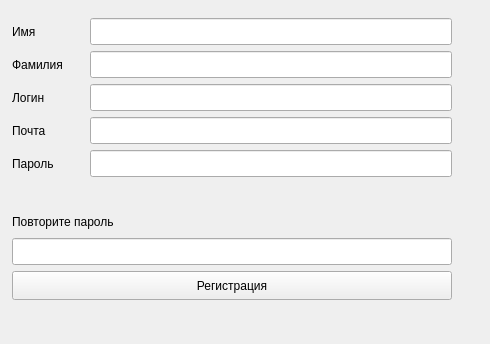
<?xml version="1.0" encoding="UTF-8"?>
<ui version="4.0">
 <class>registr</class>
 <widget class="QWidget" name="registr">
  <property name="geometry">
   <rect>
    <x>0</x>
    <y>0</y>
    <width>490</width>
    <height>344</height>
   </rect>
  </property>
  <property name="windowTitle">
   <string>Form</string>
  </property>
  <widget class="QLabel" name="label_5">
   <property name="geometry">
    <rect>
     <x>12</x>
     <y>117</y>
     <width>72</width>
     <height>27</height>
    </rect>
   </property>
   <property name="text">
    <string>Почта</string>
   </property>
  </widget>
  <widget class="QLabel" name="label_2">
   <property name="geometry">
    <rect>
     <x>12</x>
     <y>84</y>
     <width>72</width>
     <height>27</height>
    </rect>
   </property>
   <property name="text">
    <string>Логин</string>
   </property>
  </widget>
  <widget class="QLabel" name="label_6">
   <property name="geometry">
    <rect>
     <x>12</x>
     <y>18</y>
     <width>72</width>
     <height>27</height>
    </rect>
   </property>
   <property name="text">
    <string>Имя</string>
   </property>
  </widget>
  <widget class="QLabel" name="label">
   <property name="geometry">
    <rect>
     <x>12</x>
     <y>51</y>
     <width>72</width>
     <height>27</height>
    </rect>
   </property>
   <property name="text">
    <string>Фамилия</string>
   </property>
  </widget>
  <widget class="QLabel" name="label_7">
   <property name="geometry">
    <rect>
     <x>12</x>
     <y>183</y>
     <width>72</width>
     <height>22</height>
    </rect>
   </property>
   <property name="text">
    <string/>
   </property>
  </widget>
  <widget class="QLineEdit" name="lineEdit_2">
   <property name="geometry">
    <rect>
     <x>90</x>
     <y>84</y>
     <width>362</width>
     <height>27</height>
    </rect>
   </property>
  </widget>
  <widget class="QLineEdit" name="lineEdit_4">
   <property name="geometry">
    <rect>
     <x>12</x>
     <y>238</y>
     <width>440</width>
     <height>27</height>
    </rect>
   </property>
   <property name="maxLength">
    <number>10000</number>
   </property>
   <property name="echoMode">
    <enum>QLineEdit::Password</enum>
   </property>
  </widget>
  <widget class="QPushButton" name="pushButton">
   <property name="geometry">
    <rect>
     <x>12</x>
     <y>271</y>
     <width>440</width>
     <height>29</height>
    </rect>
   </property>
   <property name="text">
    <string>Регистрация</string>
   </property>
  </widget>
  <widget class="QLineEdit" name="lineEdit">
   <property name="geometry">
    <rect>
     <x>90</x>
     <y>51</y>
     <width>362</width>
     <height>27</height>
    </rect>
   </property>
  </widget>
  <widget class="QLineEdit" name="lineEdit_5">
   <property name="geometry">
    <rect>
     <x>90</x>
     <y>18</y>
     <width>362</width>
     <height>27</height>
    </rect>
   </property>
  </widget>
  <widget class="QLabel" name="label_4">
   <property name="geometry">
    <rect>
     <x>12</x>
     <y>211</y>
     <width>440</width>
     <height>21</height>
    </rect>
   </property>
   <property name="text">
    <string>Повторите пароль</string>
   </property>
  </widget>
  <widget class="QLabel" name="label_3">
   <property name="geometry">
    <rect>
     <x>12</x>
     <y>150</y>
     <width>72</width>
     <height>27</height>
    </rect>
   </property>
   <property name="text">
    <string>Пароль</string>
   </property>
  </widget>
  <widget class="QLineEdit" name="lineEdit_6">
   <property name="geometry">
    <rect>
     <x>90</x>
     <y>117</y>
     <width>362</width>
     <height>27</height>
    </rect>
   </property>
  </widget>
  <widget class="QLineEdit" name="lineEdit_3">
   <property name="geometry">
    <rect>
     <x>90</x>
     <y>150</y>
     <width>362</width>
     <height>27</height>
    </rect>
   </property>
   <property name="maxLength">
    <number>10000</number>
   </property>
   <property name="echoMode">
    <enum>QLineEdit::Password</enum>
   </property>
  </widget>
 </widget>
 <resources/>
 <connections/>
</ui>
